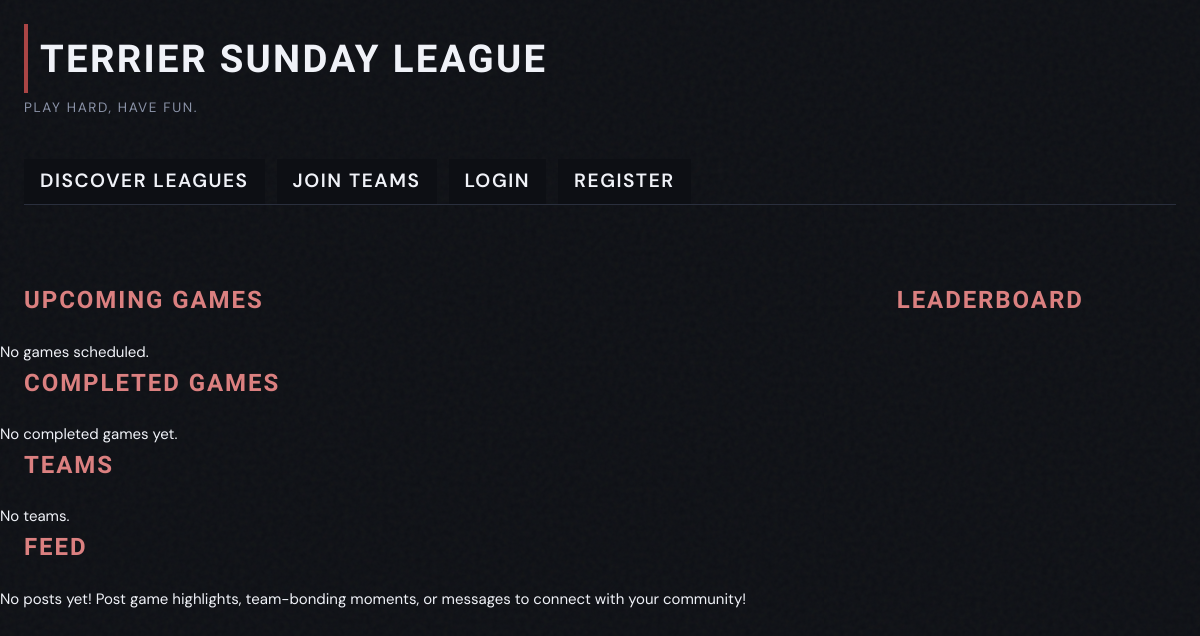
The page /sundayleague/league/1 on the database as committed earlier.
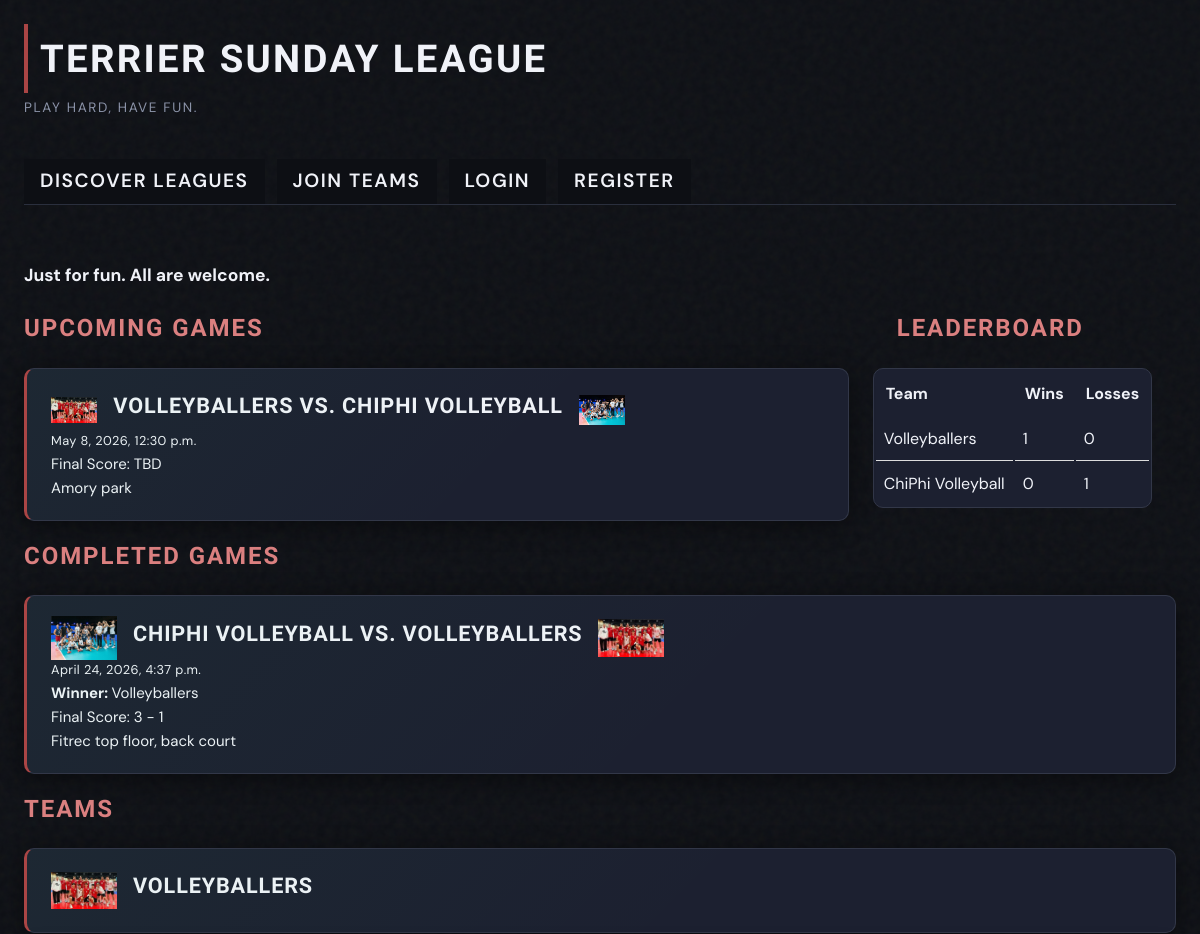
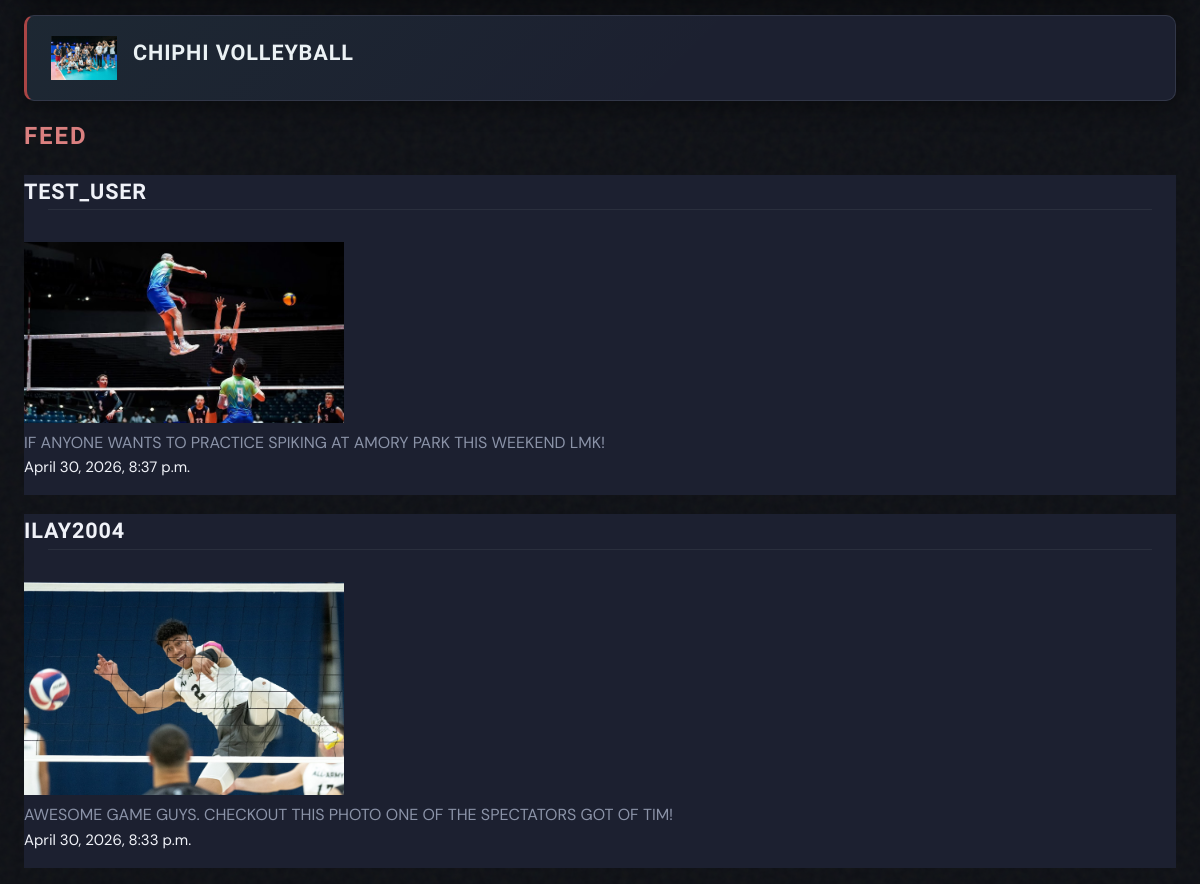
The same page on the database as committed later (2 pictures, top to bottom).
### SundayLeague/models.py (models this page shows, shortened)
class League(models.Model):
  SPORT_CHOICES = [
        ("BB", "Basketball"),
        ("BM", "Badminton"),
        ("VB", "Volleyball"),
        ("FF", "Flag Football"),
        ("T", "Tennis"),
        ("PP", "Ping Pong"),
        ("S", "Soccer"),
        ("PB", "Pickle Ball"),
        ("SB", "Spike Ball"),
        ("WB", "Wiffle Ball"),
        ("KB", "Kickball"),
    ]
  LEVEL_CHOICES = [
      ("1", "Casual (All, or some team members should be new to this sport)"),
      ("2", "Intermediate (Most team members should be familiar and have experience with this sport)"),
      ("3", "Competitive (Most team members should be familiar and playing to win)"),
  ]
  league_admin = models.ForeignKey(User, on_delete=models.CASCADE) # Controls league settings and can admit teams
  sport_type = models.CharField(blank=False, max_length=2,
                                choices = SPORT_CHOICES
                                )
  is_discoverable = models.BooleanField(default=True)
  max_teams = models.IntegerField(default=10)
  league_name = models.TextField(blank=False, default='Unnamed League')
  season_start = models.DateField()
  season_end = models.DateField()
  level = models.CharField(blank=False, max_length=1,
                           choices=LEVEL_CHOICES)
  bio = models.TextField(blank=True, null=True)
  picture = models.ImageField(blank=True, null=True)
  def getGames(self):
    games = Game.objects.filter(league=self).order_by('time')
    return games
  def getTeams(self):
    return self.teams.all()
  def getLeaderboard(self):
    teams = self.getTeams()
    wins = {}
    losses = {}
    for team in teams:
        wins[team.name] = 0
        losses[team.name] = 0
    games = self.getGames()
    for game in games:
        if game.winner is not None:
            if game.team1.name not in losses:
              losses[game.team1.name] = 0
              wins[game.team1.name] = 0
            if game.team2.name not in losses:
              losses[game.team2.name] = 0
              wins[game.team2.name] = 0
            if game.team1 != game.winner:
                losses[game.team1.name] += 1
                wins[game.team2.name] += 1
            else:
                losses[game.team2.name] += 1
                wins[game.team1.name] += 1
    return [
      {
          "team": team.name,
          "wins": wins[team.name],
          "losses": losses[team.name],
          "pk": team.pk
      }
      for team in teams
    ]
  def getPosts(self):
    posts = LeaguePost.objects.filter(league=self).order_by('-time')
    return posts
  def getImageUrl(self):
    if self.picture:
      return self.picture.url
    else:
      return ''

class Game(models.Model):
  league = models.ForeignKey(League, on_delete=models.CASCADE)
  time = models.DateTimeField()
  team1 = models.ForeignKey(Team, on_delete=models.CASCADE, related_name='team_1')
  team2 = models.ForeignKey(Team, on_delete=models.CASCADE, related_name='team_2')
  winner = models.ForeignKey(Team, on_delete=models.CASCADE, related_name='winner', blank=True, null=True)
  final_score = models.TextField(blank=True)
  location = models.TextField(blank=False, default='')

class Team(models.Model):
  team_admin = models.ForeignKey(User, on_delete=models.CASCADE) # Controls team settings and can add new members
  name = models.TextField()
  leagues = models.ManyToManyField(League, related_name="teams")
  picture = models.ImageField(default=None, blank=True, null=True)
  discoverable = models.BooleanField(default=True)
  bio = models.TextField(blank=True, null=True)
  def getImageUrl(self):
    if self.picture:
      return self.picture.url
    else:
      return ''

class LeaguePost(models.Model):
  league = models.ForeignKey(League, on_delete=models.CASCADE)
  message = models.TextField()
  image = models.ImageField(blank=True)
  posting_user = models.ForeignKey(User, on_delete=models.CASCADE)
  time = models.DateTimeField(auto_now=True)
  def getImageUrl(self):
    if self.image:
      return self.image.url
    else:
      return ''

### SundayLeague/views.py (the view)
# urls.py: path('league/<int:pk>', DetailLeague.as_view(), name='detail_league'),
class DetailLeague(DetailView):
  model=League
  template_name='SundayLeague/detail_league.html'
  context_object_name='league'
  def get_context_data(self, **kwargs):
    league = League.objects.get(pk=self.kwargs['pk'])
    user = self.request.user
    is_member = False
    is_some_team_admin = False
    if user.is_authenticated:
        is_member = is_in_league(user, league)
        is_some_team_admin = Team.objects.filter(team_admin=user).exists()
    games = league.getGames()
    upcoming_games = games.exclude(winner__isnull=False)
    completed_games = games.exclude(winner__isnull=True)
    return {
        "league": league,
        "upcoming_games": upcoming_games,
        "completed_games": completed_games,
        "teams": league.getTeams(),
        "leaderboard": league.getLeaderboard(),
        "posts": league.getPosts(),
        "is_member": is_member,
        "is_some_team_admin": is_some_team_admin,
        "time": timezone.now()
    }

### SundayLeague/templates/SundayLeague/detail_league.html (shortened to what this page needs)
{% extends 'SundayLeague/base.html' %}
{% block content %}
  <h3>{{league.bio}}</h3>
  <div class="two-container">
    <div class="two-thirds">
      <h2>Upcoming Games</h2>
        {% if upcoming_games %}
          {% for game in upcoming_games %}
            <div class="card">
              <div class="game-card-header">
                {% if game.team1.picture %}
                  <img src="{{ game.team1.getImageUrl }}" class="team-pfp">
                {% else %}
                  <p class="team-pfp">❓</p>
                {% endif %}
                <p class="team-title">{{ game.team1.name }} vs. {{ game.team2.name }}</p>
                {% if game.team2.picture %}
                  <img src="{{ game.team2.getImageUrl }}" class="team-pfp">
                {% else %}
                  <p class="team-pfp">❓</p>
                {% endif %}
              </div>
              <p class="dates">{{ game.time }}</p>
              {% if game.final_score %}
                <p> Final Score: {{ game.final_score }}</p>
              {% else %}
                <p>Final Score: TBD</p>
              {% endif %}
              <p>{{ game.location }}</p>
            </div>
          {% endfor %}
        {% else %}
          <p>No games scheduled.</p>
        {% endif %}
    </div>
    <div class="one-third">
      <h2>Leaderboard</h2>
      {% if leaderboard %}
        <table>
          <tr>
            <th>Team</th>
            <th>Wins</th>
            <th>Losses</th>
          </tr>
          {% for row in leaderboard %}
            <tr>
                <td><a href="{% url 'detail_team' row.pk %}">{{ row.team }}</a></td>
                <td>{{ row.wins }}</td>
                <td>{{ row.losses }}</td>
            </tr>
          {% endfor %}
        </table>
      {% endif %}
    </div>
  </div>
  <h2> Completed Games </h2>
    {% if completed_games %}
      {% for game in completed_games %}
        <div class="card">
          <div class="game-card-header">
            {% if game.team1.picture %}
              <img src="{{ game.team1.getImageUrl }}" class="team-pfp">
            {% else %}
              <p class="team-pfp">❓</p>
            {% endif %}
            <p class="team-title">{{ game.team1.name }} vs. {{ game.team2.name }}</p>
            {% if game.team2.picture %}
              <img src="{{ game.team2.getImageUrl }}" class="team-pfp">
            {% else %}
              <p class="team-pfp">❓</p>
            {% endif %}
          </div>
          <p class="dates">{{ game.time }}</p>
          <p><strong>Winner: </strong>{{ game.winner.name }}</p>
          <p> Final Score: {{ game.final_score }}</p>
          <p>{{ game.location }}</p>
      </div>
      {% endfor %}
    {% else %}
      <p>No completed games yet.</p>
    {% endif %}
  <h2>Teams</h2>
  {% if teams %}
    {% for team in teams %}
      <div class="card">
        <a href="{% url 'detail_team' team.pk %}">
          <div class="game-card-header">
            {% if team.picture %}
              <img src="{{team.getImageUrl}}" class="team-pfp">
            {% endif %}
            <p class="league-title">{{ team.name }}</p>
          </div>
        </a>
      </div>
    {% endfor %}
  {% else %}
    <p>No teams.</p>
  {% endif %}
  <h2>Feed</h2>
  {% if posts %}
    {% for post in posts %}
      <div class="post">
        <a class="post-header" href="{% url 'detail_profile' post.posting_user.slprofile.pk %}">{{post.posting_user}}</a>
        <hr>
        {% if post.image %}
          <img src="{{post.getImageUrl}}" class="post-image">
        {% endif %}
        <p class="post-message">{{post.message}}</p>
        <p>{{post.time}}</p>
      </div>
    {% endfor %}
  {% else %}
    <p>No posts yet! Post game highlights, team-bonding moments, or messages to connect with your community!</p>
  {% endif %}
{% endblock %}

Rows that differ between the two databases and show on the page:
now on this page (row edited): League: bio "Just for fun. All are welcome."
added Game: team1.getImageUrl (picture), team1.name "VOLLEYBALLERS", team2.name "CHIPHI VOLLEYBALL", team2.getImageUrl (picture), time "May 8, 2026, 12:30 p.m.", final_score "Final Score: TBD", location "Amory park", shown under "UPCOMING GAMES"
added Team: team "Volleyballers", getImageUrl (picture), name "VOLLEYBALLERS"
now on this page (row edited): Team: team "ChiPhi Volleyball", getImageUrl (picture), name "CHIPHI VOLLEYBALL"
added Game: team1.getImageUrl (picture), team1.name "CHIPHI VOLLEYBALL", team2.name "VOLLEYBALLERS", team2.getImageUrl (picture), time "April 24, 2026, 4:37 p.m.", winner.name "Volleyballers", final_score "3 - 1", location "Fitrec top floor, back court", shown under "COMPLETED GAMES"
added LeaguePost: posting_user "TEST_USER", getImageUrl (picture), message "IF ANYONE WANTS TO PRACTICE SPIKING AT AMORY PARK THIS WEEKEND LMK!", time "April 30, 2026, 8:37 p.m."
added LeaguePost: posting_user "ILAY2004", getImageUrl (picture), message "AWESOME GAME GUYS. CHECKOUT THIS PHOTO ONE OF THE SPECTATORS GOT OF TIM!", time "April 30, 2026, 8:33 p.m."
Other text that changed with them:
text no longer shown: "No games scheduled. No completed games yet. No teams. No posts yet! Post game highlights, team-bonding moments, or messages to connect with your community!"
text now shown: "Team Wins Losses"
new list line: "1 0"
new list line: "0 1"
